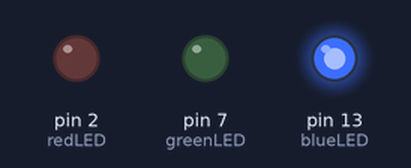
The program below on a simulated Arduino Uno, built with avr-gcc and run on an emulated ATmega328P. Parts: output pins drawn as LEDs (lit = HIGH).

Above: at 0.05 s.
At 3.2 s:
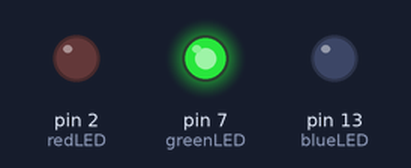
At 13.3 s:
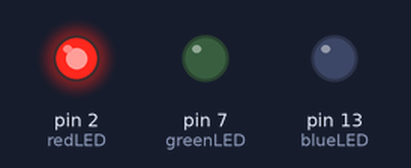
At 20.1 s:
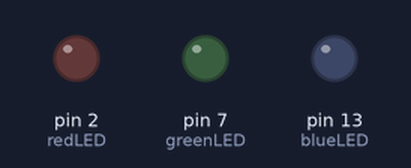
Timing chart, 0 to 26.7 s (numbered marks = the images above):
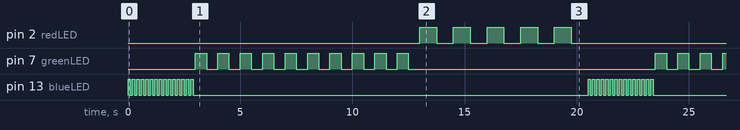

The program:

main.cpp
```cpp
#include <Arduino.h>

int redLED = 2;
int greenLED = 7;
int blueLED = 13;
int fastSpd = 100;
int normalSpd = 500;
int slowSpd = 750;

void redLoop();
void greenLoop();
void blueLoop();

void setup() {
  pinMode(redLED, OUTPUT);
  pinMode(greenLED, OUTPUT);
  pinMode(blueLED, OUTPUT);
}

void loop() {
  blueLoop();
  greenLoop();
  redLoop();
}

void redLoop() {
  for (int i = 0; i < 5; i++) {
    digitalWrite(redLED, HIGH);
    delay(slowSpd);
    digitalWrite(redLED, LOW);
    delay(slowSpd);
  }
}

void greenLoop() {
  for (int i = 0; i < 10; i++) {
    digitalWrite(greenLED, HIGH);
    delay(normalSpd);
    digitalWrite(greenLED, LOW);
    delay(normalSpd);
  }
}

void blueLoop() {
  for (int i = 0; i < 15; i++) {
    digitalWrite(blueLED, HIGH);
    delay(fastSpd);
    digitalWrite(blueLED, LOW);
    delay(fastSpd);
  }
}
```

Measured:
- by itself, pin 2 (redLED): repeats every 20.5 s: 4 × (LOW 0.75 s, HIGH 0.75 s), LOW 13.8 s, HIGH 0.75 s
- by itself, pin 7 (greenLED): repeats every 20.5 s: 9 × (LOW 0.50 s, HIGH 0.50 s), LOW 11.0 s, HIGH 0.50 s
- by itself, pin 13 (blueLED): repeats every 20.5 s: HIGH 0.10 s, LOW 17.6 s, 14 × (HIGH 0.10 s, LOW 0.10 s)
